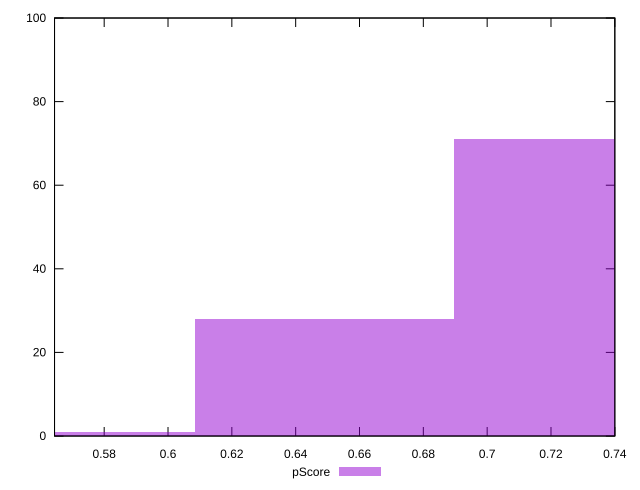

This figure's gnuplot source:
reset

$pScore <<EOF
0.5677932836635224 1
0.7300199361388147 71
0.6489066099011686 28
EOF

set key outside below
set boxwidth 0.08111332623764607
set xrange [0.5644444444444444:0.74]
set yrange [0:100]
set trange [0:100]
set style fill transparent solid 0.5 noborder
set terminal svg size 640, 490 enhanced background rgb 'white'
set output "report_00018_2021-02-10T15-25-16.877Z/render-blocking-resources/samples/pages+cached+noadtech+nomedia/pScore/histogram.svg"

plot $pScore title "pScore" with boxes

reset
